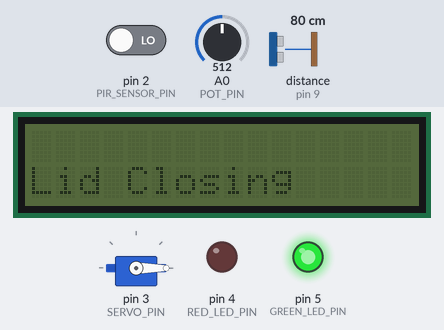
A sketch run on a simulated Arduino Uno, built with avr-gcc and run on an emulated ATmega328P. Shown: servo, 16×2 character LCD, output pins drawn as LEDs (lit = HIGH). Wiring (inferred from the names in the program): ultrasonic range finder: trigger pin 8; echo pin 9. Inputs (shaded band) come from the test bench; at power-on: distance to the obstacle (sensor on pin 9) 80 cm, A0 (POT_PIN) = 512, pin 2 (PIR_SENSOR_PIN) LOW. The echo pulse lasts 58.3 µs per cm; pins used as bus, display or sensor lines are not drawn.

Above: at 2.2 s.
At 3.2 s:
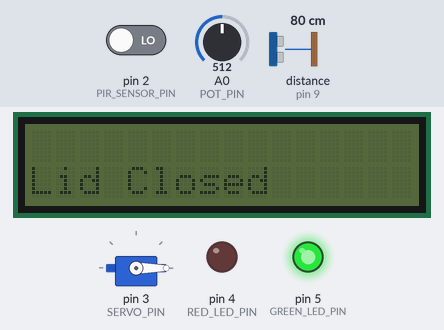
3.3 s: distance to the obstacle (sensor on pin 9) set to 10 cm
6.0 s: distance to the obstacle (sensor on pin 9) set to 7 cm
At 7.6 s:
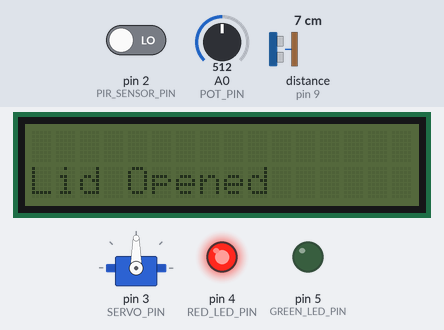
11.8 s: A0 (POT_PIN) set to 1009
14.5 s: A0 (POT_PIN) set to 1023
At 17.2 s:
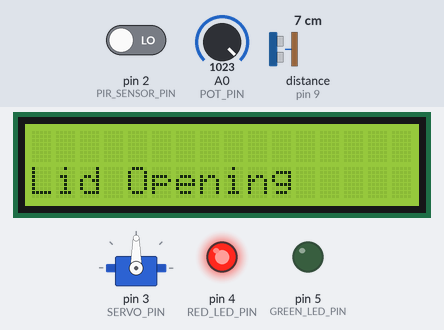
20.8 s: distance to the obstacle (sensor on pin 9) set to 9 cm
At 24.5 s:
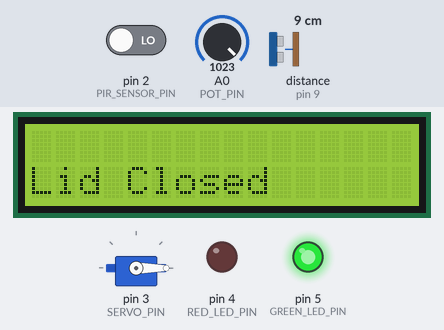
27.1 s: pin 2 (PIR_SENSOR_PIN) driven HIGH
At 29.1 s:
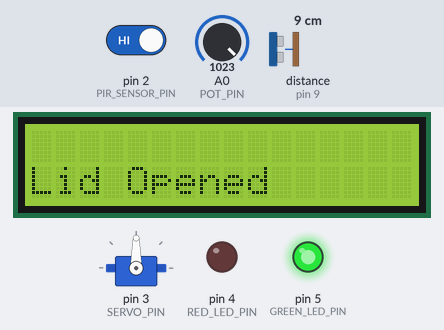
Timing chart, 0 to 34.4 s (numbered marks = the images above; inputs shaded):
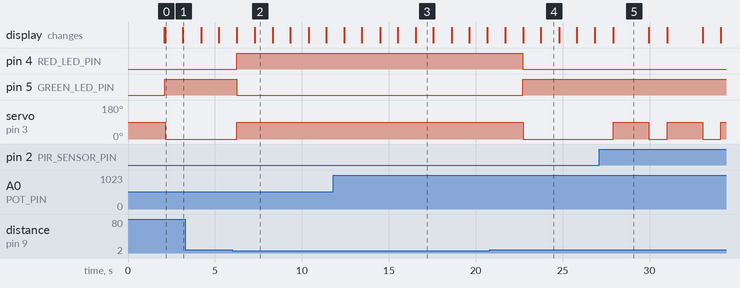

Measured:
- the behaviour switches between 9 and 8 cm on distance to the obstacle (sensor on pin 9) (found by bisection; images 1 and 2)
- the behaviour switches between 1022 and 1023 on A0 (POT_PIN) (found by bisection; images 2 and 3)
- after the input at 6.0 s, pin 4 (RED_LED_PIN): LOW → HIGH after 0.24 s; pin 5 (GREEN_LED_PIN): HIGH → LOW after 0.24 s; servo on pin 3 (SERVO_PIN): 0° → 90° after 0.27 s; the display: first changes after 0.27 s (image 2 shows a later state)
- after the input at 14.5 s, the display: first differs from a run without the input after 2.1 s (image 3)
- after the input at 20.8 s, pin 4 (RED_LED_PIN): HIGH → LOW after 1.9 s; pin 5 (GREEN_LED_PIN): LOW → HIGH after 1.9 s; servo on pin 3 (SERVO_PIN): 90° → 0° after 1.9 s; the display: first differs from a run without the input after 1.9 s (image 4 shows a later state)
- after the input at 27.1 s, servo on pin 3 (SERVO_PIN): alternates 90° for 2.1 s and 0° for 1.0 s, starting after 0.80 s; the display: changes after 0.81 s (image 5)
- what the display in image 0 shows lasts 1.1 s, from 2.1 s to 3.2 s

The sketch:

smart_waste_management.ino
```cpp
#include <Servo.h>
#include <Wire.h>
#include <Adafruit_LiquidCrystal.h>

#define TRIG_PIN 8
#define ECHO_PIN 9
#define GREEN_LED_PIN 5
#define RED_LED_PIN 4
#define PIR_SENSOR_PIN 2
#define SERVO_PIN 3
#define POT_PIN A0

Servo servo;
Adafruit_LiquidCrystal lcd(0);  // Using default I2C address for Adafruit I2C backpack

long readUltrasonicDistance(int trigPin, int echoPin) {
  digitalWrite(trigPin, LOW);
  delayMicroseconds(2);
  digitalWrite(trigPin, HIGH);
  delayMicroseconds(10);
  digitalWrite(trigPin, LOW);
  pinMode(echoPin, INPUT);
  return pulseIn(echoPin, HIGH);
}

void setup() {
  pinMode(TRIG_PIN, OUTPUT);
  pinMode(ECHO_PIN, INPUT);
  pinMode(GREEN_LED_PIN, OUTPUT);
  pinMode(RED_LED_PIN, OUTPUT);
  pinMode(PIR_SENSOR_PIN, INPUT);
  servo.attach(SERVO_PIN);

  lcd.begin(16, 2);
  lcd.setBacklight(1); // Turn on LCD backlight
  lcd.setCursor(0, 0);
  lcd.print("Smart Waste");
  lcd.setCursor(0, 1);
  lcd.print("ManagementSystem");
  delay(2000);  // Wait for 2 seconds
  lcd.clear();
}

void loop() {
  long duration = readUltrasonicDistance(TRIG_PIN, ECHO_PIN);
  int wasteHeight = duration * 0.034 / 2; // cm

  // Read potentiometer value and control LCD backlight
  int potValue = analogRead(POT_PIN);
  int backlightValue = map(potValue, 0, 1023, 0, 1);
  lcd.setBacklight(backlightValue);

  // Display waste height
  lcd.clear();
  lcd.setCursor(0, 0);
  lcd.print("Waste: ");
  lcd.print(wasteHeight);
  lcd.print(" cm");

  // If the bin is full (height <= 7 cm)
  if (wasteHeight <= 7) {
    digitalWrite(RED_LED_PIN, HIGH);  // Turn on red LED
    digitalWrite(GREEN_LED_PIN, LOW); // Turn off green LED
    lcd.setCursor(0, 1);
    lcd.print("Bin Empty ");

    // Show "Lid Opening" and then open the lid (servo)
    lcd.clear();
    lcd.setCursor(0, 1);
    lcd.print("Lid Opening  ");
    servo.write(90);  // Open lid
    delay(1000);  // Wait for 1 second
    lcd.clear();
    lcd.setCursor(0, 1);
    lcd.print("Lid Opened   ");
  }
  // If the bin is OK (height > 7 cm)
  else {
    digitalWrite(RED_LED_PIN, LOW);   // Turn off red LED
    digitalWrite(GREEN_LED_PIN, HIGH); // Turn on green LED
    lcd.setCursor(0, 1);
    lcd.print("Bin Ready TO FULL");

    // Show "Lid Closing" and then close the lid (servo)
    lcd.clear();
    lcd.setCursor(0, 1);
    lcd.print("Lid Closing  ");
    servo.write(0);    // Close lid
    delay(1000);  // Wait for 1 second
    lcd.clear();
    lcd.setCursor(0, 1);
    lcd.print("Lid Closed   ");
  }

  // Motion detection via PIR sensor
  int motion = digitalRead(PIR_SENSOR_PIN);
  if (motion == HIGH) {
    lcd.clear();
    lcd.setCursor(0, 1);
    lcd.print("Person Detected");
    servo.write(90);  // Open lid
    lcd.clear();
    lcd.setCursor(0, 1);
    lcd.print("Lid Opened   ");
    delay(1000); // Show message for 1 second
  }

  delay(1000); // Delay before repeating the loop
}
```
